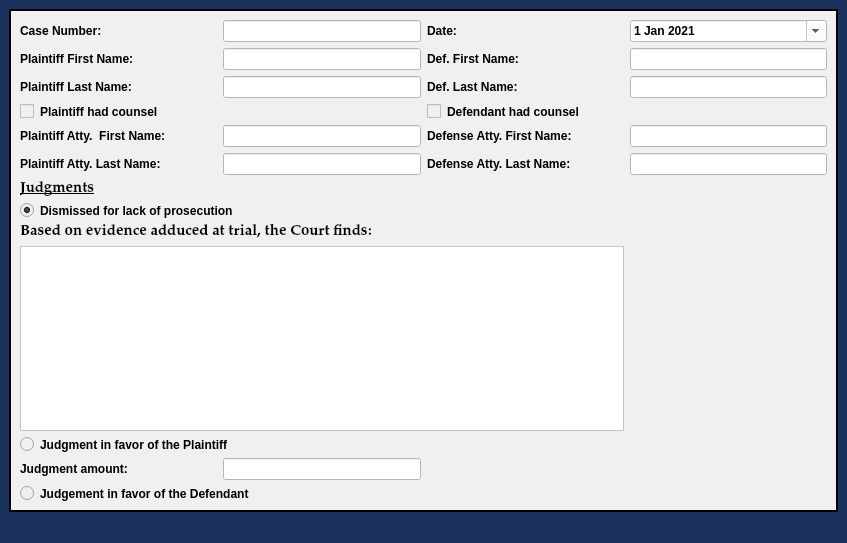
<?xml version="1.0" encoding="UTF-8"?>
<ui version="4.0">
 <class>SmallClaimsDefaultWindow</class>
 <widget class="QMainWindow" name="SmallClaimsDefaultWindow">
  <property name="geometry">
   <rect>
    <x>0</x>
    <y>0</y>
    <width>847</width>
    <height>543</height>
   </rect>
  </property>
  <property name="windowTitle">
   <string>Small Claims Default</string>
  </property>
  <property name="styleSheet">
   <string notr="true">background-color: rgb(25, 49, 91);
font: 75 11pt &quot;Palatino Linotype&quot;;
font-weight: bold;</string>
  </property>
  <widget class="QWidget" name="centralwidget">
   <layout class="QVBoxLayout" name="verticalLayout">
    <item>
     <widget class="QFrame" name="frame_3">
      <property name="sizePolicy">
       <sizepolicy hsizetype="Expanding" vsizetype="Expanding">
        <horstretch>0</horstretch>
        <verstretch>0</verstretch>
       </sizepolicy>
      </property>
      <property name="styleSheet">
       <string notr="true">background-color: rgb(240, 240, 240);
border-color: rgb(160, 48, 35);</string>
      </property>
      <property name="frameShape">
       <enum>QFrame::Box</enum>
      </property>
      <property name="frameShadow">
       <enum>QFrame::Plain</enum>
      </property>
      <property name="lineWidth">
       <number>2</number>
      </property>
      <layout class="QGridLayout" name="gridLayout">
       <item row="0" column="0">
        <widget class="QLabel" name="label_3">
         <property name="sizePolicy">
          <sizepolicy hsizetype="Expanding" vsizetype="Expanding">
           <horstretch>0</horstretch>
           <verstretch>0</verstretch>
          </sizepolicy>
         </property>
         <property name="text">
          <string>Case Number:</string>
         </property>
        </widget>
       </item>
       <item row="0" column="1">
        <widget class="QLineEdit" name="case_number_lineEdit">
         <property name="sizePolicy">
          <sizepolicy hsizetype="Expanding" vsizetype="Expanding">
           <horstretch>0</horstretch>
           <verstretch>0</verstretch>
          </sizepolicy>
         </property>
         <property name="maximumSize">
          <size>
           <width>500</width>
           <height>16777215</height>
          </size>
         </property>
         <property name="styleSheet">
          <string notr="true">background-color: rgb(255, 255, 255);</string>
         </property>
        </widget>
       </item>
       <item row="0" column="2">
        <widget class="QLabel" name="label_26">
         <property name="sizePolicy">
          <sizepolicy hsizetype="Expanding" vsizetype="Expanding">
           <horstretch>0</horstretch>
           <verstretch>0</verstretch>
          </sizepolicy>
         </property>
         <property name="text">
          <string>Date:</string>
         </property>
        </widget>
       </item>
       <item row="0" column="3">
        <widget class="QDateEdit" name="plea_trial_date">
         <property name="sizePolicy">
          <sizepolicy hsizetype="Expanding" vsizetype="Expanding">
           <horstretch>0</horstretch>
           <verstretch>0</verstretch>
          </sizepolicy>
         </property>
         <property name="focusPolicy">
          <enum>Qt::NoFocus</enum>
         </property>
         <property name="styleSheet">
          <string notr="true">background-color: rgb(255, 255, 255);</string>
         </property>
         <property name="minimumDate">
          <date>
           <year>2021</year>
           <month>1</month>
           <day>1</day>
          </date>
         </property>
         <property name="calendarPopup">
          <bool>true</bool>
         </property>
         <property name="date">
          <date>
           <year>2021</year>
           <month>1</month>
           <day>1</day>
          </date>
         </property>
        </widget>
       </item>
       <item row="1" column="0">
        <widget class="QLabel" name="label_5">
         <property name="sizePolicy">
          <sizepolicy hsizetype="Expanding" vsizetype="Expanding">
           <horstretch>0</horstretch>
           <verstretch>0</verstretch>
          </sizepolicy>
         </property>
         <property name="text">
          <string>Plaintiff First Name:</string>
         </property>
        </widget>
       </item>
       <item row="1" column="1">
        <widget class="QLineEdit" name="defendant_first_name_lineEdit_2">
         <property name="sizePolicy">
          <sizepolicy hsizetype="Expanding" vsizetype="Expanding">
           <horstretch>0</horstretch>
           <verstretch>0</verstretch>
          </sizepolicy>
         </property>
         <property name="maximumSize">
          <size>
           <width>500</width>
           <height>16777215</height>
          </size>
         </property>
         <property name="styleSheet">
          <string notr="true">background-color: rgb(255, 255, 255);</string>
         </property>
        </widget>
       </item>
       <item row="1" column="2">
        <widget class="QLabel" name="label">
         <property name="sizePolicy">
          <sizepolicy hsizetype="Expanding" vsizetype="Expanding">
           <horstretch>0</horstretch>
           <verstretch>0</verstretch>
          </sizepolicy>
         </property>
         <property name="text">
          <string>Def. First Name:</string>
         </property>
        </widget>
       </item>
       <item row="1" column="3">
        <widget class="QLineEdit" name="defendant_first_name_lineEdit">
         <property name="sizePolicy">
          <sizepolicy hsizetype="Expanding" vsizetype="Expanding">
           <horstretch>0</horstretch>
           <verstretch>0</verstretch>
          </sizepolicy>
         </property>
         <property name="maximumSize">
          <size>
           <width>500</width>
           <height>16777215</height>
          </size>
         </property>
         <property name="styleSheet">
          <string notr="true">background-color: rgb(255, 255, 255);</string>
         </property>
        </widget>
       </item>
       <item row="2" column="0">
        <widget class="QLabel" name="label_4">
         <property name="sizePolicy">
          <sizepolicy hsizetype="Expanding" vsizetype="Expanding">
           <horstretch>0</horstretch>
           <verstretch>0</verstretch>
          </sizepolicy>
         </property>
         <property name="text">
          <string>Plaintiff Last Name:</string>
         </property>
        </widget>
       </item>
       <item row="2" column="1">
        <widget class="QLineEdit" name="defendant_last_name_lineEdit_2">
         <property name="enabled">
          <bool>true</bool>
         </property>
         <property name="sizePolicy">
          <sizepolicy hsizetype="Expanding" vsizetype="Expanding">
           <horstretch>0</horstretch>
           <verstretch>0</verstretch>
          </sizepolicy>
         </property>
         <property name="styleSheet">
          <string notr="true">background-color: rgb(255, 255, 255);</string>
         </property>
        </widget>
       </item>
       <item row="2" column="2">
        <widget class="QLabel" name="label_2">
         <property name="sizePolicy">
          <sizepolicy hsizetype="Expanding" vsizetype="Expanding">
           <horstretch>0</horstretch>
           <verstretch>0</verstretch>
          </sizepolicy>
         </property>
         <property name="text">
          <string>Def. Last Name:</string>
         </property>
        </widget>
       </item>
       <item row="2" column="3">
        <widget class="QLineEdit" name="defendant_last_name_lineEdit">
         <property name="enabled">
          <bool>true</bool>
         </property>
         <property name="sizePolicy">
          <sizepolicy hsizetype="Expanding" vsizetype="Expanding">
           <horstretch>0</horstretch>
           <verstretch>0</verstretch>
          </sizepolicy>
         </property>
         <property name="styleSheet">
          <string notr="true">background-color: rgb(255, 255, 255);</string>
         </property>
        </widget>
       </item>
       <item row="3" column="0">
        <widget class="QCheckBox" name="checkBox_2">
         <property name="text">
          <string>Plaintiff had counsel</string>
         </property>
        </widget>
       </item>
       <item row="3" column="2">
        <widget class="QCheckBox" name="checkBox">
         <property name="text">
          <string>Defendant had counsel</string>
         </property>
        </widget>
       </item>
       <item row="4" column="0">
        <widget class="QLabel" name="label_9">
         <property name="sizePolicy">
          <sizepolicy hsizetype="Expanding" vsizetype="Expanding">
           <horstretch>0</horstretch>
           <verstretch>0</verstretch>
          </sizepolicy>
         </property>
         <property name="text">
          <string>Plaintiff Atty.  First Name:</string>
         </property>
        </widget>
       </item>
       <item row="4" column="1">
        <widget class="QLineEdit" name="defendant_first_name_lineEdit_3">
         <property name="enabled">
          <bool>false</bool>
         </property>
         <property name="sizePolicy">
          <sizepolicy hsizetype="Expanding" vsizetype="Expanding">
           <horstretch>0</horstretch>
           <verstretch>0</verstretch>
          </sizepolicy>
         </property>
         <property name="maximumSize">
          <size>
           <width>500</width>
           <height>16777215</height>
          </size>
         </property>
         <property name="styleSheet">
          <string notr="true">background-color: rgb(255, 255, 255);</string>
         </property>
        </widget>
       </item>
       <item row="4" column="2">
        <widget class="QLabel" name="label_7">
         <property name="sizePolicy">
          <sizepolicy hsizetype="Expanding" vsizetype="Expanding">
           <horstretch>0</horstretch>
           <verstretch>0</verstretch>
          </sizepolicy>
         </property>
         <property name="text">
          <string>Defense Atty. First Name:</string>
         </property>
        </widget>
       </item>
       <item row="4" column="3">
        <widget class="QLineEdit" name="defendant_first_name_lineEdit_4">
         <property name="enabled">
          <bool>false</bool>
         </property>
         <property name="sizePolicy">
          <sizepolicy hsizetype="Expanding" vsizetype="Expanding">
           <horstretch>0</horstretch>
           <verstretch>0</verstretch>
          </sizepolicy>
         </property>
         <property name="maximumSize">
          <size>
           <width>500</width>
           <height>16777215</height>
          </size>
         </property>
         <property name="styleSheet">
          <string notr="true">background-color: rgb(255, 255, 255);</string>
         </property>
        </widget>
       </item>
       <item row="5" column="0">
        <widget class="QLabel" name="label_8">
         <property name="sizePolicy">
          <sizepolicy hsizetype="Expanding" vsizetype="Expanding">
           <horstretch>0</horstretch>
           <verstretch>0</verstretch>
          </sizepolicy>
         </property>
         <property name="text">
          <string>Plaintiff Atty. Last Name:</string>
         </property>
        </widget>
       </item>
       <item row="5" column="1">
        <widget class="QLineEdit" name="defendant_last_name_lineEdit_4">
         <property name="enabled">
          <bool>false</bool>
         </property>
         <property name="sizePolicy">
          <sizepolicy hsizetype="Expanding" vsizetype="Expanding">
           <horstretch>0</horstretch>
           <verstretch>0</verstretch>
          </sizepolicy>
         </property>
         <property name="styleSheet">
          <string notr="true">background-color: rgb(255, 255, 255);</string>
         </property>
        </widget>
       </item>
       <item row="5" column="2">
        <widget class="QLabel" name="label_6">
         <property name="sizePolicy">
          <sizepolicy hsizetype="Expanding" vsizetype="Expanding">
           <horstretch>0</horstretch>
           <verstretch>0</verstretch>
          </sizepolicy>
         </property>
         <property name="text">
          <string>Defense Atty. Last Name:</string>
         </property>
        </widget>
       </item>
       <item row="5" column="3">
        <widget class="QLineEdit" name="defendant_last_name_lineEdit_3">
         <property name="enabled">
          <bool>false</bool>
         </property>
         <property name="sizePolicy">
          <sizepolicy hsizetype="Expanding" vsizetype="Expanding">
           <horstretch>0</horstretch>
           <verstretch>0</verstretch>
          </sizepolicy>
         </property>
         <property name="styleSheet">
          <string notr="true">background-color: rgb(255, 255, 255);</string>
         </property>
        </widget>
       </item>
       <item row="6" column="0">
        <widget class="QLabel" name="label_10">
         <property name="font">
          <font>
           <family>Palatino Linotype</family>
           <pointsize>11</pointsize>
           <weight>75</weight>
           <italic>false</italic>
           <bold>true</bold>
           <underline>true</underline>
          </font>
         </property>
         <property name="text">
          <string>Judgments</string>
         </property>
        </widget>
       </item>
       <item row="7" column="0" colspan="2">
        <widget class="QRadioButton" name="radioButton">
         <property name="text">
          <string>Dismissed for lack of prosecution</string>
         </property>
         <property name="checked">
          <bool>true</bool>
         </property>
        </widget>
       </item>
       <item row="8" column="0" colspan="2">
        <widget class="QLabel" name="label_11">
         <property name="font">
          <font>
           <family>Palatino Linotype</family>
           <pointsize>11</pointsize>
           <weight>75</weight>
           <italic>false</italic>
           <bold>true</bold>
           <underline>false</underline>
          </font>
         </property>
         <property name="text">
          <string>Based on evidence adduced at trial, the Court finds:</string>
         </property>
        </widget>
       </item>
       <item row="9" column="0" colspan="3">
        <widget class="QTextEdit" name="textEdit">
         <property name="enabled">
          <bool>false</bool>
         </property>
         <property name="styleSheet">
          <string notr="true">background-color: rgb(255, 255, 255);</string>
         </property>
        </widget>
       </item>
       <item row="10" column="0" colspan="2">
        <widget class="QRadioButton" name="radioButton_2">
         <property name="text">
          <string>Judgment in favor of the Plaintiff </string>
         </property>
        </widget>
       </item>
       <item row="11" column="0">
        <widget class="QLabel" name="label_12">
         <property name="text">
          <string>Judgment amount:</string>
         </property>
        </widget>
       </item>
       <item row="11" column="1">
        <widget class="QLineEdit" name="lineEdit">
         <property name="styleSheet">
          <string notr="true">background-color: rgb(255, 255, 255);</string>
         </property>
        </widget>
       </item>
       <item row="12" column="0" colspan="2">
        <widget class="QRadioButton" name="radioButton_3">
         <property name="text">
          <string>Judgement in favor of the Defendant</string>
         </property>
        </widget>
       </item>
      </layout>
     </widget>
    </item>
   </layout>
  </widget>
  <widget class="QMenuBar" name="menubar">
   <property name="geometry">
    <rect>
     <x>0</x>
     <y>0</y>
     <width>847</width>
     <height>27</height>
    </rect>
   </property>
  </widget>
  <widget class="QStatusBar" name="statusbar"/>
 </widget>
 <resources/>
 <connections/>
</ui>
